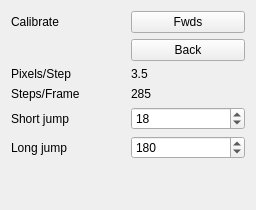
             <widget class="QWidget" name="toolTransport">
              <property name="geometry">
               <rect>
                <x>0</x>
                <y>0</y>
                <width>256</width>
                <height>210</height>
               </rect>
              </property>
              <property name="sizePolicy">
               <sizepolicy hsizetype="MinimumExpanding" vsizetype="Preferred">
                <horstretch>0</horstretch>
                <verstretch>0</verstretch>
               </sizepolicy>
              </property>
              <attribute name="label">
               <string>&amp;Transport</string>
              </attribute>
              <layout class="QGridLayout" name="gridLayout_3">
               <item row="0" column="0">
                <widget class="QLabel" name="lblCalibrate">
                 <property name="text">
                  <string>Calibrate</string>
                 </property>
                </widget>
               </item>
               <item row="0" column="1">
                <widget class="QPushButton" name="btnCalibFwd">
                 <property name="text">
                  <string>Fwds</string>
                 </property>
                </widget>
               </item>
               <item row="1" column="1">
                <widget class="QPushButton" name="btnCalibBack">
                 <property name="text">
                  <string>Back</string>
                 </property>
                </widget>
               </item>
               <item row="2" column="0">
                <widget class="QLabel" name="lblPixelsStep">
                 <property name="text">
                  <string>Pixels/Step</string>
                 </property>
                </widget>
               </item>
               <item row="4" column="1">
                <widget class="QSpinBox" name="spinShortJump">
                 <property name="prefix">
                  <string/>
                 </property>
                 <property name="minimum">
                  <number>10</number>
                 </property>
                 <property name="maximum">
                  <number>40</number>
                 </property>
                 <property name="value">
                  <number>18</number>
                 </property>
                </widget>
               </item>
               <item row="2" column="1">
                <widget class="QLabel" name="lblStepsPixel">
                 <property name="text">
                  <string>3.5</string>
                 </property>
                </widget>
               </item>
               <item row="3" column="0">
                <widget class="QLabel" name="lblStepsFrame">
                 <property name="text">
                  <string>Steps/Frame</string>
                 </property>
                </widget>
               </item>
               <item row="3" column="1">
                <widget class="QLabel" name="lblStepsPixel_2">
                 <property name="text">
                  <string>285</string>
                 </property>
                </widget>
               </item>
               <item row="4" column="0">
                <widget class="QLabel" name="lblShortJump">
                 <property name="text">
                  <string>Short jump</string>
                 </property>
                </widget>
               </item>
               <item row="7" column="0">
                <spacer name="verticalSpacer_6">
                 <property name="orientation">
                  <enum>Qt::Vertical</enum>
                 </property>
                 <property name="sizeHint" stdset="0">
                  <size>
                   <width>20</width>
                   <height>40</height>
                  </size>
                 </property>
                </spacer>
               </item>
               <item row="5" column="0">
                <widget class="QLabel" name="lblLongJump">
                 <property name="text">
                  <string>Long jump</string>
                 </property>
                </widget>
               </item>
               <item row="5" column="1">
                <widget class="QSpinBox" name="spinLongJump">
                 <property name="minimum">
                  <number>20</number>
                 </property>
                 <property name="maximum">
                  <number>500</number>
                 </property>
                 <property name="singleStep">
                  <number>20</number>
                 </property>
                 <property name="value">
                  <number>180</number>
                 </property>
                </widget>
               </item>
              </layout>
             </widget>
